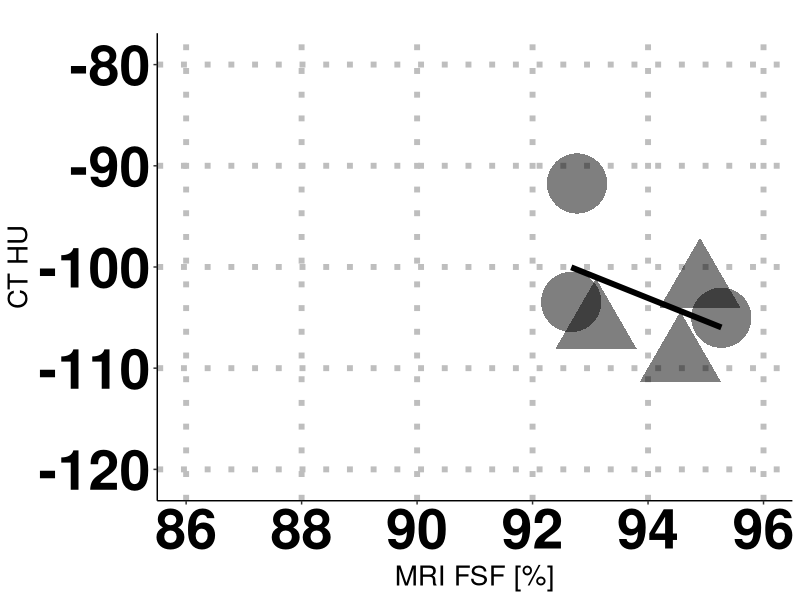
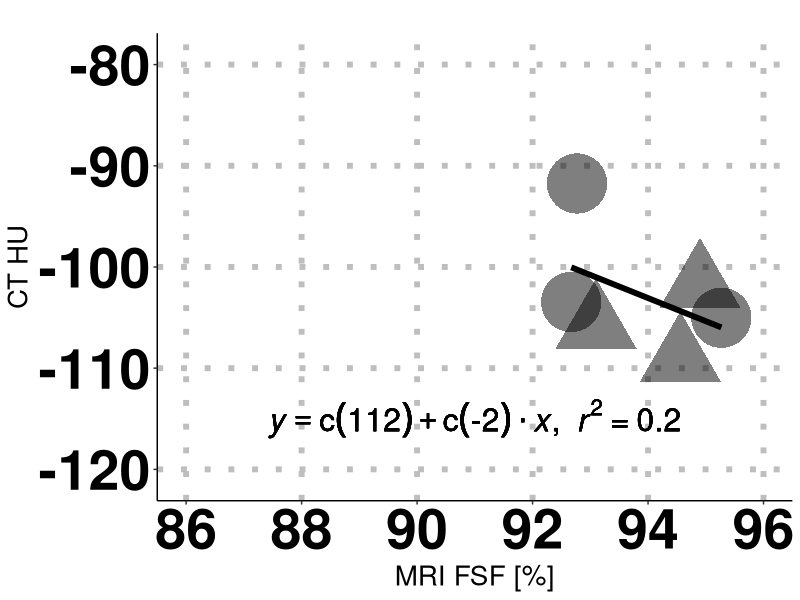

Source code (R) for these figures, in order:
#  CODE FOR RECREATING WAT PAPER FIGURES #################################
#  This .R file contains the script to recreate Figure 6 panel D) in the paper.
#  The script reads reconstructed data from the ../data_output/ folder and
#  puts the png image in the  ../figures/ folder.
#  FIGURE 6 D :  FSF v. HU - subjects with BMI >= 25, cold temperature

# Need ggplot2 and plyr
require(ggplot2)
require(plyr)

# Load CSV file into a data frame
df = read.csv('../tidy_data/WAT_avgAllslx_master_file.csv')

selected_rows = df[,"Temp"]=="CA" & df[,"BMI"]>=25
df = df[selected_rows,]

HU_Avg = df[,"HU_Avg"]
FSF_Avg = df[,"FSF_Avg"]

# regression function
lm_eqn = function(df){
  m = lm(HU_Avg ~ FSF_Avg, df);
  eq <- substitute(italic(y) == a + b %.% italic(x)*","~~italic(r)^2~"="~r2,
                   list(a = format(coef(m)[1], digits = 1),
                        b = format(coef(m)[2], digits = 1),
                        r2 = format(summary(m)$r.squared, digits = 2)))
  as.character(as.expression(eq));
}

g0 = ggplot(df, aes(x=FSF_Avg, y=HU_Avg, shape=Sex)) +
  geom_smooth(aes(x=FSF_Avg, y=HU_Avg, shape=NULL), data=df, method = "lm", se=FALSE, formula = y ~ x, colour="black", linetype="solid", alpha=0.5, size=2, weight=2) +
  geom_point(alpha=0.5,size=20,show_guide = FALSE) + 
  theme(axis.text=element_text(colour="black", size=40,face="bold"),axis.title=element_text(size=20),
        axis.line = element_line(colour = "black"),
        panel.grid.major = element_line(linetype = 3, colour = "gray", size = 2),
        panel.grid.minor = element_blank(),
        panel.background = element_blank()) +
  coord_cartesian(xlim=c(86,96), ylim=c(-121,-79))

g0.labs <- g0 + labs(title = "", x = "MRI FSF [%]", y = "CT HU")
g0.labs

g1 = g0.labs + geom_text(aes(x = 91, y = -115, label = lm_eqn(df)), parse = TRUE, colour="black",size=8)

plot(g1)

# Copy plot to a PNG file
dev.copy(png, file = '../figures/Figure_6d.png', width=1525, height=750)

# Don't forget to close the PNG device!
dev.off()

# Display the statistics (R-squared, p-value and confidence interval)
print("**********************************************************")
print("Figure 6d) statistics (R-squared, p-value and confidence interval)")
mod <- lm(HU_Avg~FSF_Avg)
print(summary(mod))
print(confint(mod))
print("**********************************************************")

